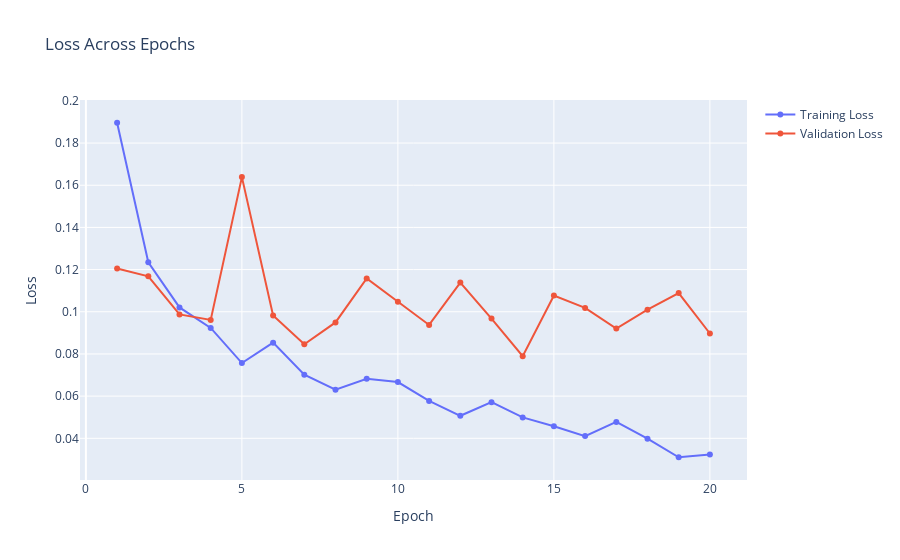
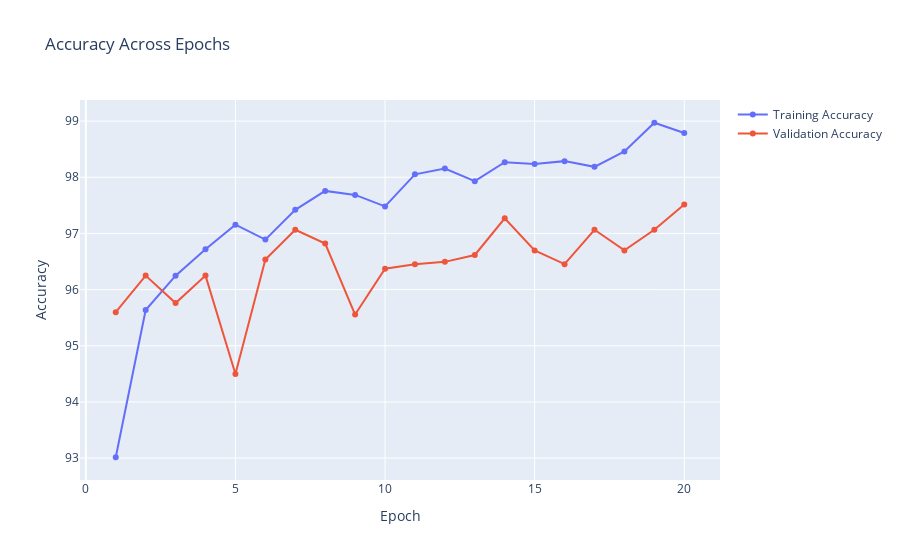
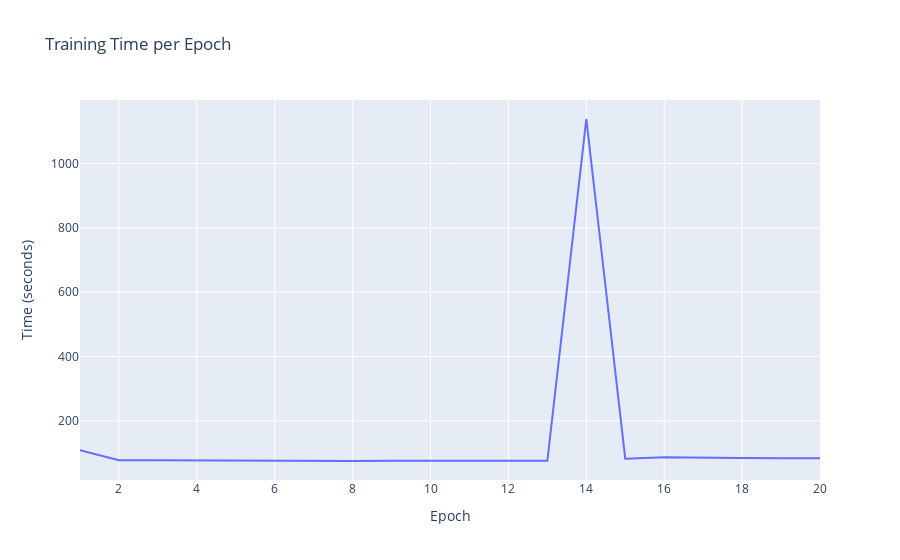

Write notebook code for charts like these, in order.
### Code cell
# Extract the data for plotting
epochs = [m["epoch"] for m in training_metrics]
train_losses = [m["train_loss"] for m in training_metrics]
val_losses = [m["val_loss"] for m in training_metrics]
train_accuracies = [m["train_accuracy"] for m in training_metrics]
val_accuracies = [m["val_accuracy"] for m in training_metrics]
times = [m["time"] for m in training_metrics]

# Plot Training and Validation Loss
loss_fig = go.Figure()
loss_fig.add_trace(go.Scatter(
    x=epochs,
    y=train_losses,
    mode='lines+markers',
    name='Training Loss'
))
loss_fig.add_trace(go.Scatter(
    x=epochs,
    y=val_losses,
    mode='lines+markers',
    name='Validation Loss'
))
loss_fig.update_layout(title="Loss Across Epochs",
                       xaxis_title="Epoch",
                       yaxis_title="Loss")
# Save the loss figure as an HTML file
loss_fig.write_html("./training/training_metrics_plot/loss_plot.html")
loss_fig.show()

# Plot Training and Validation Accuracy
accuracy_fig = go.Figure()
accuracy_fig.add_trace(go.Scatter(
    x=epochs,
    y=train_accuracies,
    mode='lines+markers',
    name='Training Accuracy'
))
accuracy_fig.add_trace(go.Scatter(
    x=epochs,
    y=val_accuracies,
    mode='lines+markers',
    name='Validation Accuracy'
))
accuracy_fig.update_layout(title="Accuracy Across Epochs",
                           xaxis_title="Epoch",
                           yaxis_title="Accuracy")
# Save the accuracy figure as an HTML file
accuracy_fig.write_html(f"./training/training_metrics_plot/accuracy_plot_{training_time_name}.html")
accuracy_fig.show()

# Plot Training Time per Epoch
time_fig = go.Figure()
time_fig.add_trace(go.Scatter(
    x=epochs,
    y=times,
    name='Training Time'
))
time_fig.update_layout(title="Training Time per Epoch",
                       xaxis_title="Epoch",
                       yaxis_title="Time (seconds)")
# Save the time figure as an HTML file
time_fig.write_html(f"training/training_metrics_plot/time_plot_{training_time_name}.html")
time_fig.show()

### Figure 1 — Plotly figure (JSON) as saved in the notebook; plotly's stock layout.template omitted (floating-point values rounded to 4 significant figures)
{"data": [{"mode": "lines+markers", "name": "Training Loss", "type": "scatter", "x": [1, 2, 3, 4, 5, 6, 7, 8, 9, 10, 11, 12, 13, 14, 15, 16, 17, 18, 19, 20], "y": [0.1896, 0.1235, 0.1021, 0.09233, 0.07569, 0.08537, 0.07018, 0.06305, 0.06821, 0.06669, 0.05774, 0.05068, 0.05712, 0.04992, 0.04567, 0.04105, 0.04778, 0.03983, 0.03101, 0.03235]}, {"mode": "lines+markers", "name": "Validation Loss", "type": "scatter", "x": [1, 2, 3, 4, 5, 6, 7, 8, 9, 10, 11, 12, 13, 14, 15, 16, 17, 18, 19, 20], "y": [0.1205, 0.1168, 0.09875, 0.09614, 0.1638, 0.09821, 0.08456, 0.09495, 0.1158, 0.1047, 0.09375, 0.1138, 0.09679, 0.07891, 0.1077, 0.1018, 0.09205, 0.101, 0.1088, 0.0897]}], "layout": {"title": {"text": "Loss Across Epochs"}, "xaxis": {"title": {"text": "Epoch"}}, "yaxis": {"title": {"text": "Loss"}}}}

### Figure 2 — Plotly figure (JSON) as saved in the notebook; plotly's stock layout.template omitted (floating-point values rounded to 4 significant figures)
{"data": [{"mode": "lines+markers", "name": "Training Accuracy", "type": "scatter", "x": [1, 2, 3, 4, 5, 6, 7, 8, 9, 10, 11, 12, 13, 14, 15, 16, 17, 18, 19, 20], "y": [93.02, 95.64, 96.25, 96.72, 97.16, 96.89, 97.42, 97.76, 97.69, 97.48, 98.05, 98.15, 97.93, 98.27, 98.24, 98.29, 98.19, 98.46, 98.97, 98.79]}, {"mode": "lines+markers", "name": "Validation Accuracy", "type": "scatter", "x": [1, 2, 3, 4, 5, 6, 7, 8, 9, 10, 11, 12, 13, 14, 15, 16, 17, 18, 19, 20], "y": [95.6, 96.25, 95.76, 96.25, 94.5, 96.53, 97.06, 96.82, 95.56, 96.37, 96.45, 96.49, 96.62, 97.27, 96.7, 96.45, 97.06, 96.7, 97.06, 97.51]}], "layout": {"title": {"text": "Accuracy Across Epochs"}, "xaxis": {"title": {"text": "Epoch"}}, "yaxis": {"title": {"text": "Accuracy"}}}}

### Figure 3 — Plotly figure (JSON) as saved in the notebook; plotly's stock layout.template omitted (floating-point values rounded to 4 significant figures)
{"data": [{"name": "Training Time", "type": "scatter", "x": [1, 2, 3, 4, 5, 6, 7, 8, 9, 10, 11, 12, 13, 14, 15, 16, 17, 18, 19, 20], "y": [108.8, 77.55, 77.6, 76.86, 76.43, 76.07, 75.64, 75.09, 75.9, 75.72, 75.81, 75.47, 75.51, 1138.0, 82.25, 86.57, 84.8, 84.38, 83.86, 83.74]}], "layout": {"title": {"text": "Training Time per Epoch"}, "xaxis": {"title": {"text": "Epoch"}}, "yaxis": {"title": {"text": "Time (seconds)"}}}}
